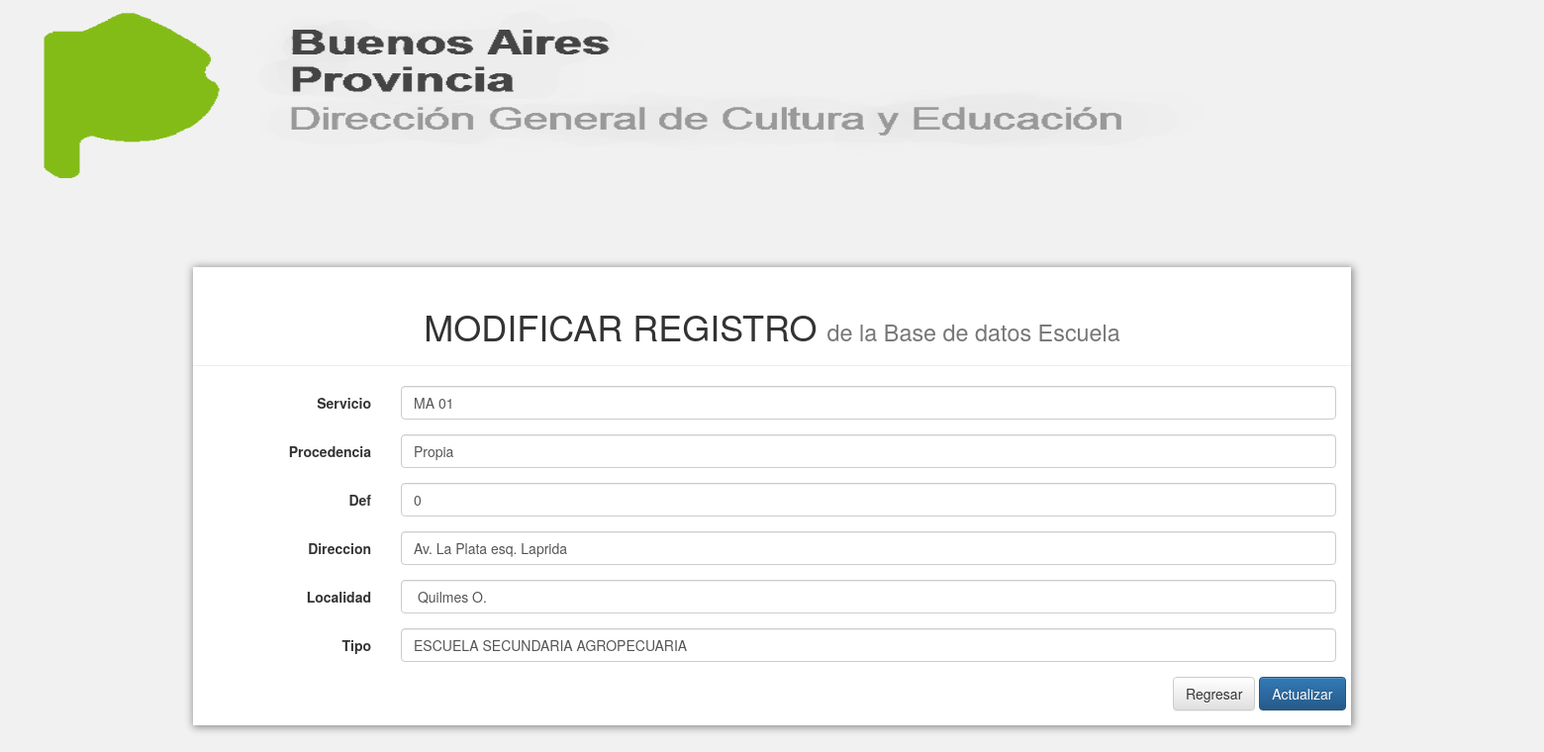
The page /html/modi_es.php?dni=MA 01 (signed in) on the database its author committed.
### tables this page shows
CREATE TABLE `escuela` (
  `servicio` varchar(6) NOT NULL,
  `procedencia` varchar(50) NOT NULL,
  `def` int(1) NOT NULL,
  `direccion` varchar(50) NOT NULL,
  `localidad` varchar(60) NOT NULL,
  `tipo` varchar(50) NOT NULL
);

### html/modi_es.php (the view, shortened to what this page needs)
<?php
  if($_SESSION["logueado"] == TRUE) {
	$id = $_GET['dni'];
	$mysqli=getConnexion();
	$sql = "SELECT * FROM escuela WHERE servicio = '".$id."'";
	$resultado = $mysqli->query($sql);
	$row = $resultado->fetch_array(MYSQLI_ASSOC);
?>
<html lang="es">
    <head>
        <head>
        <link href="../bootstrap/css/bootstrap.min.css" rel="stylesheet">
        <link href="../bootstrap/css/bootstrap-theme.css" rel="stylesheet">
    </head>
    </head>
    <body style="background-color: #f1f1f1;">
    <div class="container-fluid">
<div class="row">
  <img src="../css/SAD.png" class="img-fluid" style="width:100%; height:25%;  alt="SAD de Quilmes">
</div>
</div>
        <div class="container" style="background-color:#fff; box-shadow: 1px 1px 8px 1px #888; margin-top: 5em;">
            <div class="row">
            <div class="page-header text-center">
                <h1>
                    MODIFICAR REGISTRO
                    <small>
                        de la Base de datos Escuela
                    </small>
                </h1>
                </div>
            </div>
            <form action="../php/modi_es.php" autocomplete="off" class="form-horizontal" method="POST">
                <div class="form-group">
                    <label class="col-sm-2 control-label" for="servicio">
                        Servicio
                    </label>
                    <div class="col-sm-10">
                        <input class="form-control" id="servicio" name="servicio" placeholder="Servicio" required="" type="text" value="<?php echo $row['servicio']; ?>">
                    </div>
                </div>
                <div class="form-group">
                    <label class="col-sm-2 control-label" for="procedencia">
                        Procedencia
                    </label>
                    <div class="col-sm-10">
                        <input class="form-control" id="procedencia" name="procedencia" placeholder="Procedencia" required="" type="text" value="<?php echo $row['procedencia']; ?>">
                    </div>
                </div>
                <div class="form-group">
                    <label class="col-sm-2 control-label" for="def">
                        Def
                    </label>
                    <div class="col-sm-10">
                        <input class="form-control" id="def" name="def" placeholder="Def" type="text" value="<?php echo $row['def']; ?>">
                    </div>
                </div>
                <div class="form-group">
                    <label class="col-sm-2 control-label" for="direccion">
                        Direccion
                    </label>
                    <div class="col-sm-10">
                        <input class="form-control" id="direccion" name="direccion" placeholder="Direccion" type="text" value="<?php echo $row['direccion']; ?>">
                    </div>
                </div>
                <div class="form-group">
                    <label class="col-sm-2 control-label" for="localidad">
                        Localidad
                    </label>
                    <div class="col-sm-10">
                        <input class="form-control" id="localidad" name="localidad" placeholder="Localidad" type="text" value="<?php echo $row['localidad']; ?>">
                    </div>
                </div>
                <div class="form-group">
                    <label class="col-sm-2 control-label" for="tipo">
                        Tipo
                    </label>
                    <div class="col-sm-10">
                        <input class="form-control" id="tipo" name="tipo" placeholder="Tipo" type="text" value="<?php echo $row['tipo']; ?>">
                    </div>
                </div>
                <div class="form-group">
                    <div class="col-sm-offset-10 col-sm-10">
                        <a class="btn btn-default" href="escuela.php">
                            Regresar
                        </a>
                        <button class="btn btn-primary" name="editar" type="submit">
                            Actualizar
                        </button>
                    </div>
                </div>
            </form>
        </div>
    </body>
</html>
<?php }else {
    header("Location: administrador.php");
  }
?>

### rows shown on the page
escuela: servicio "MA 01", procedencia "Propia", def "0", direccion "Av. La Plata esq. Laprida", localidad "Quilmes O.", tipo "ESCUELA SECUNDARIA AGROPECUARIA"
